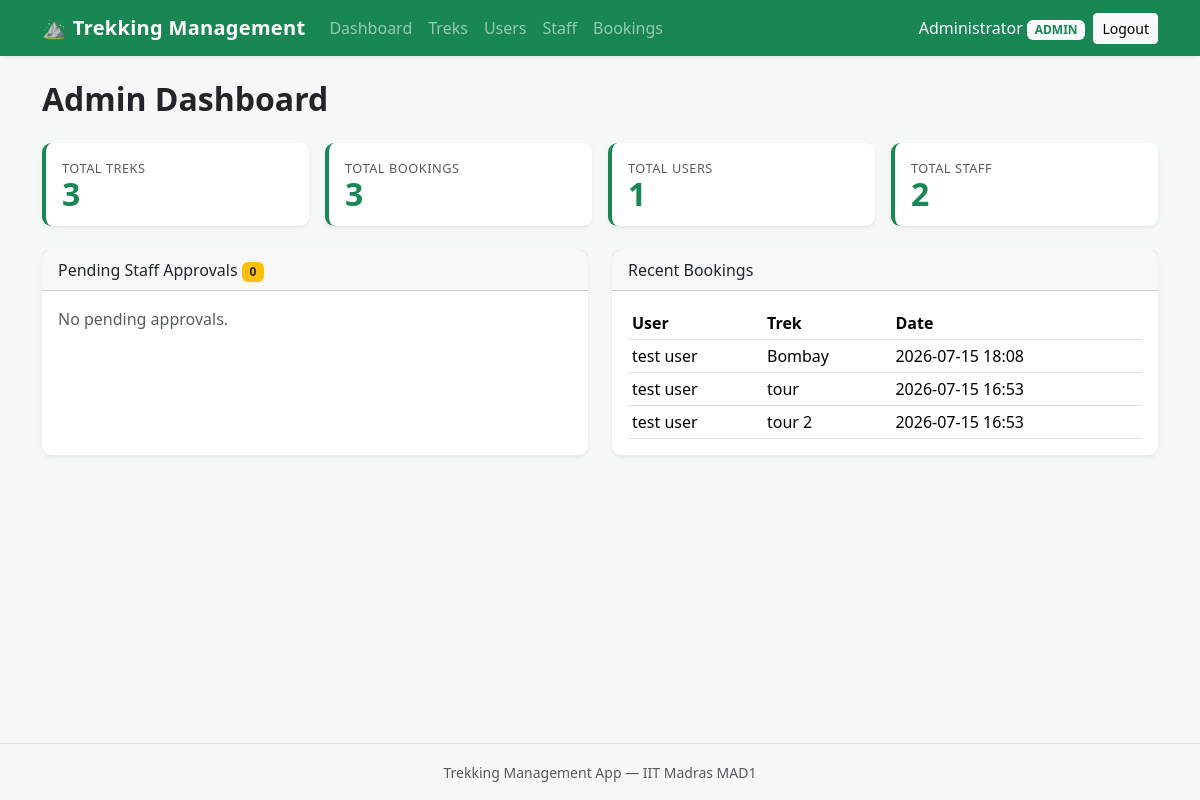
Page /admin/dashboard (signed in) on the earlier database version.
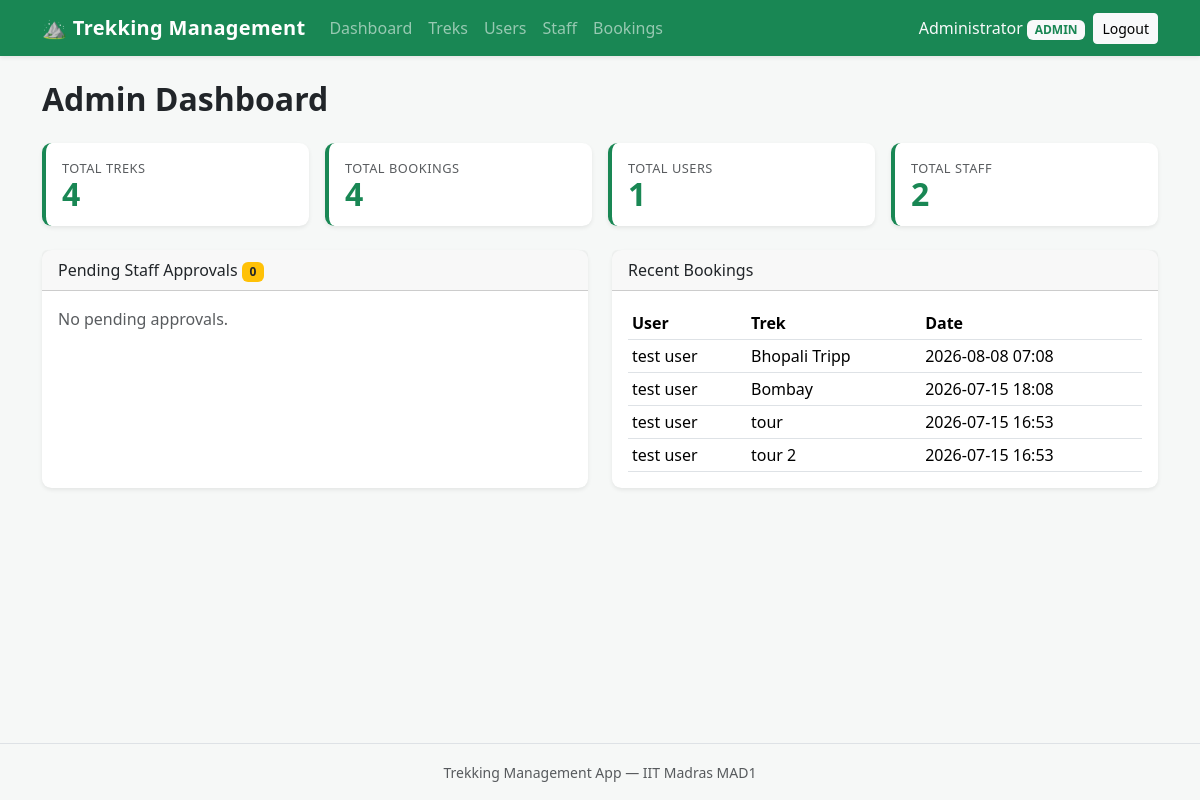
Same page on the later database version.
### models/booking.py (models this page shows, shortened)
class Booking(db.Model):
    __tablename__ = "bookings"
    id = db.Column(db.Integer, primary_key=True)
    user_id = db.Column(db.Integer, db.ForeignKey("users.id"), nullable=False)
    trek_id = db.Column(db.Integer, db.ForeignKey("treks.id"), nullable=False)
    booking_date = db.Column(db.DateTime, nullable=False, default=datetime.utcnow)
    status = db.Column(db.String(20), nullable=False, default="booked")

### models/user.py (models this page shows, shortened)
class User(UserMixin, db.Model):
    __tablename__ = "users"
    id = db.Column(db.Integer, primary_key=True)
    name = db.Column(db.String(80), nullable=False)
    email = db.Column(db.String(120), unique=True, nullable=False)
    password_hash = db.Column(db.String(255), nullable=False)
    role = db.Column(db.String(20), nullable=False, default="user")
    approved = db.Column(db.Boolean, nullable=False, default=False)
    blacklisted = db.Column(db.Boolean, nullable=False, default=False)
    bookings = db.relationship("Booking", backref="user", lazy=True)

### models/trek.py (models this page shows, shortened)
class Trek(db.Model):
    __tablename__ = "treks"
    id = db.Column(db.Integer, primary_key=True)
    name = db.Column(db.String(120), nullable=False)
    location = db.Column(db.String(120), nullable=False)
    difficulty = db.Column(db.String(20), nullable=True)
    duration = db.Column(db.Integer, nullable=False, default=1)
    available_slots = db.Column(db.Integer, nullable=False, default=0)
    status = db.Column(db.String(20), nullable=False, default="open")
    start_date = db.Column(db.Date, nullable=True)
    end_date = db.Column(db.Date, nullable=True)
    description = db.Column(db.Text, nullable=True)
    staff_id = db.Column(db.Integer, db.ForeignKey("users.id"), nullable=True)
    staff = db.relationship("User", backref="assigned_treks")
    bookings = db.relationship("Booking", backref="trek", lazy=True)

### routes/admin.py (the view)
@admin_bp.route("/dashboard")
@admin_required
def dashboard():
    stats = {
        "total_treks": Trek.query.count(),
        "total_bookings": Booking.query.count(),
        "total_users": User.query.filter_by(role="user").count(),
        "total_staff": User.query.filter_by(role="staff").count(),
    }
    pending_staff = User.query.filter_by(role="staff", approved=False).all()
    recent_bookings = (
        Booking.query.order_by(Booking.booking_date.desc()).limit(5).all()
    )
    return render_template(
        "admin/dashboard.html",
        stats=stats,
        pending_staff=pending_staff,
        recent_bookings=recent_bookings,
    )

### models/user.py (called while the page is built)
@login_manager.user_loader
def load_user(user_id):
    return User.query.get(int(user_id))

### routes/admin.py (called while the page is built)
def admin_required(view):
    @wraps(view)
    @login_required
    def wrapped(*args, **kwargs):
        if current_user.role != "admin":
            abort(403)
        return view(*args, **kwargs)
    return wrapped

### templates/admin/dashboard.html (shortened to what this page needs)
{% extends "base.html" %}
{% block content %}
<h2 class="mb-4">Admin Dashboard</h2>
<div class="row g-3 mb-4">
    <div class="col-6 col-md-3">
        <div class="card stat-card shadow-sm h-100">
            <div class="card-body">
                <div class="stat-label text-muted">Total Treks</div>
                <div class="stat-number text-success">{{ stats.total_treks }}</div>
            </div>
        </div>
    </div>
    <div class="col-6 col-md-3">
        <div class="card stat-card shadow-sm h-100">
            <div class="card-body">
                <div class="stat-label text-muted">Total Bookings</div>
                <div class="stat-number text-success">{{ stats.total_bookings }}</div>
            </div>
        </div>
    </div>
    <div class="col-6 col-md-3">
        <div class="card stat-card shadow-sm h-100">
            <div class="card-body">
                <div class="stat-label text-muted">Total Users</div>
                <div class="stat-number text-success">{{ stats.total_users }}</div>
            </div>
        </div>
    </div>
    <div class="col-6 col-md-3">
        <div class="card stat-card shadow-sm h-100">
            <div class="card-body">
                <div class="stat-label text-muted">Total Staff</div>
                <div class="stat-number text-success">{{ stats.total_staff }}</div>
            </div>
        </div>
    </div>
</div>
<div class="row">
    <div class="col-md-6 mb-4">
        <div class="card shadow-sm h-100">
            <div class="card-header">
                Pending Staff Approvals
                <span class="badge bg-warning text-dark">
                    {{ pending_staff | length }}
                </span>
            </div>
            <div class="card-body">
                {% if pending_staff %}
                <ul class="list-group list-group-flush">
                    {% for staff in pending_staff %}
                    <li class="list-group-item d-flex justify-content-between align-items-center">
                        <span>{{ staff.name }} &mdash;
                            <small class="text-muted">{{ staff.email }}</small>
                        </span>
                        <form method="POST"
                              action="{{ url_for('admin.approve_staff', user_id=staff.id) }}">
                            <button class="btn btn-sm btn-success">Approve</button>
                        </form>
                    </li>
                    {% endfor %}
                </ul>
                {% else %}
                <p class="text-muted mb-0">No pending approvals.</p>
                {% endif %}
            </div>
        </div>
    </div>
    <div class="col-md-6 mb-4">
        <div class="card shadow-sm h-100">
            <div class="card-header">Recent Bookings</div>
            <div class="card-body">
                {% if recent_bookings %}
                <table class="table table-sm mb-0">
                    <thead>
                        <tr>
                            <th>User</th>
                            <th>Trek</th>
                            <th>Date</th>
                        </tr>
                    </thead>
                    <tbody>
                        {% for booking in recent_bookings %}
                        <tr>
                            <td>{{ booking.user.name }}</td>
                            <td>{{ booking.trek.name }}</td>
                            <td>{{ booking.booking_date.strftime('%Y-%m-%d %H:%M') }}</td>
                        </tr>
                        {% endfor %}
                    </tbody>
                </table>
                {% else %}
                <p class="text-muted mb-0">No bookings yet.</p>
                {% endif %}
            </div>
        </div>
    </div>
</div>
{% endblock %}

Differences in the rows shown:
added Booking: user.name "test user", trek.name "Bhopali Tripp", booking_date "2026-08-08 07:08"
Other differences:
{{ stats.total_treks }}: "3" → "4"
{{ stats.total_bookings }}: "3" → "4"
